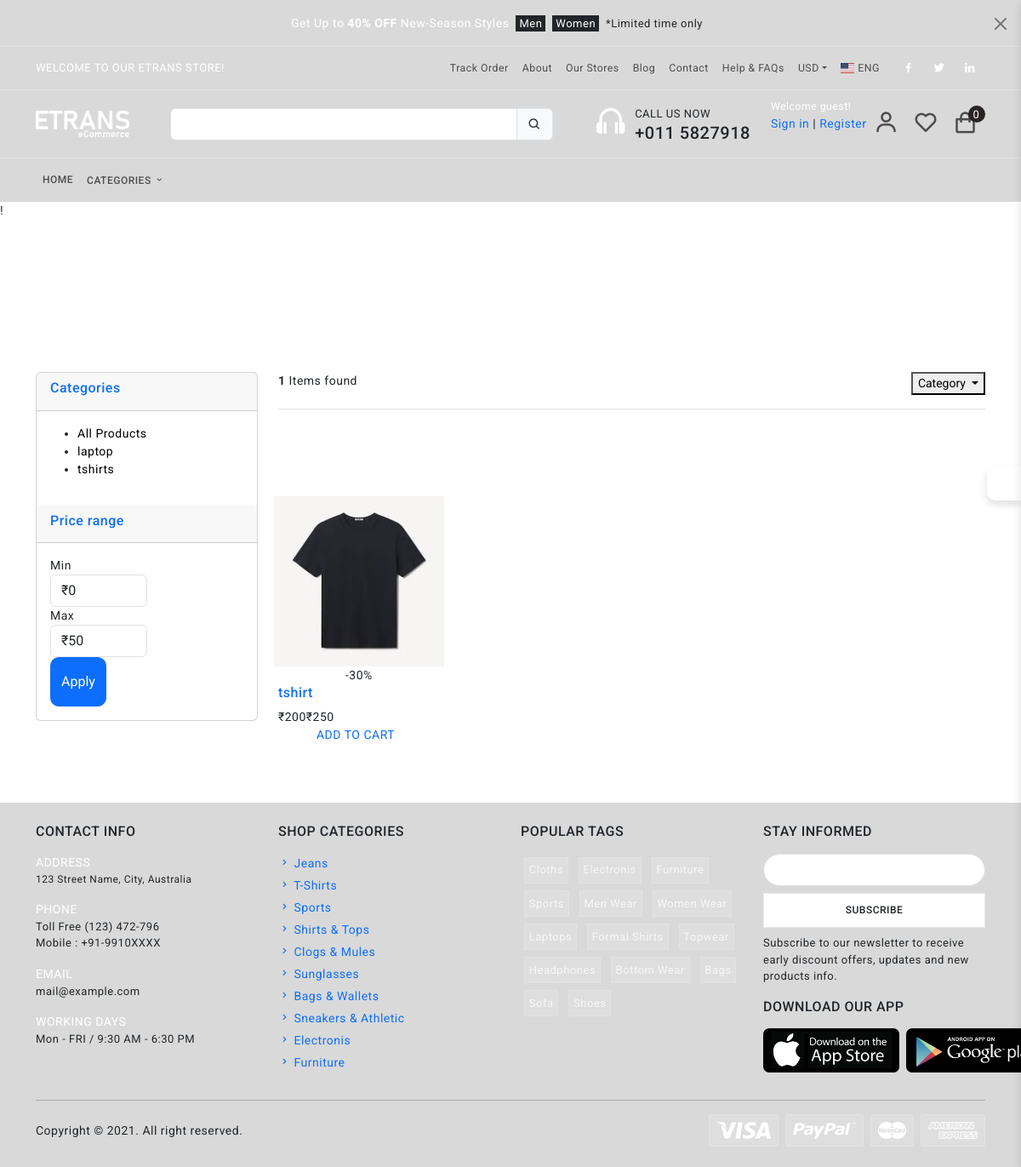
/store/category/tshirts/, run on the app's committed database.
### category/models.py (models this page shows, shortened)
class Category(models.Model):
    category_name = models.CharField(max_length=50, unique = True )
    slug = models.SlugField(max_length=100, unique=True)
    description = models.TextField(max_length =255, blank=True)
    category_image = models.ImageField(upload_to = 'photos/categories/',blank=True)
    class Meta:
        verbose_name = 'category'
        verbose_name_plural =  'categories'
    def get_url(self):
        return reverse('products_by_category',args=[self.slug])

### store/models.py (models this page shows, shortened)
class Product(models.Model):
    product_name    = models.CharField(max_length=200, unique=True)
    slug            = models.SlugField(max_length=200, unique=True)
    description     = models.TextField(max_length=500, blank=True)
    price           = models.IntegerField()
    image1       = models.ImageField(upload_to = 'photos/products')
    image2       = models.ImageField(upload_to = 'photos/products',blank=True)
    image3       = models.ImageField(upload_to = 'photos/products',blank=True)
    stock           = models.IntegerField()
    offer_price = models.IntegerField(null=True, blank=True)
    offer_perc =  models.IntegerField(null=True, blank=True, default= 0)
    is_available    = models.BooleanField(default=True)
    category        = models.ForeignKey(Category, on_delete=models.CASCADE)
    created_date    = models.DateTimeField(auto_now_add=True)
    modified_date   = models.DateTimeField(auto_now=True)
    product_offer = models.IntegerField(null=True, blank=True ,default= 0, validators=[MinValueValidator(0),MaxValueValidator(100)])
    Is_featured  = models.BooleanField(default=True)
    def get_url(self):
        return reverse('product_detail', args=[self.category.slug, self.slug])

### store/views.py (the view)
# urls.py: path('store/',include('store.urls')),
def store(request, category_slug=None):
    categories = None
    products = None
    min_price=0
    max_price=0
    if 'min_price' in request.GET:
        min_price=request.GET['min_price']
        max_price=request.GET['max_price']
        if max_price:
            products = Product.objects.filter(price__gte=min_price,price__lte=max_price)
            product_count = products.count()
    if category_slug != None:
        categories = get_object_or_404(Category, slug=category_slug)
        products = Product.objects.filter(category=categories, is_available=True)
        paginator = Paginator(products, 1)
        page = request.GET.get('page')
        paged_products = paginator.get_page(page)
        product_count = products.count()
    else:
        products = Product.objects.all().filter(is_available=True).order_by('id')
        paginator = Paginator(products, 3)
        page = request.GET.get('page')
        paged_products = paginator.get_page(page)
        product_count = products.count()
    context = {
        'products': paged_products,
        'product_count': product_count,
        'min_price':min_price,
        'max_price':max_price,
    }
    return render(request, 'store/store.html', context)

### cart/context_processors.py (called while the page is built)
def counter(request):
    cart_count = 0
    if 'admin' in request.path:
        return {}
    else:
        try:
            cart = Cart.objects.filter(cart_id=_cart_id(request))
            if request.user.is_authenticated:
                cart_items = CartItem.objects.all().filter(user=request.user)
            else:
                cart_items = CartItem.objects.all().filter(cart=cart[:1])
            for cart_item in cart_items:
                cart_count += cart_item.quantity
        except Cart.DoesNotExist:
            cart_count = 0
    return dict(cart_count=cart_count)

### cart/views.py (called while the page is built)
def _cart_id(request):
    cart = request.session.session_key
    if not cart:
        cart = request.session.create()
    return cart

### category/context_list.py (called while the page is built)
def menu_links(request):
    links = Category.objects.all()
    return dict(links=links)

### templates/store/store.html (shortened to what this page needs)
{% extends 'base.html' %}
{% load static %}
{% block content %}
<div class="top" style="height:200px">!</div>
<section class="section-content padding-y">
    <div class="container ">
    <div class="row d-flex">
        <aside class="col-md-3 side-bar" >
            <div class="card">
                <article class="filter-group">
                    <header class="card-header">
                        <a href="#" data-toggle="collapse" data-target="#collapse_1" aria-expanded="true" class="">
                            <h6 class="title">Categories</h6>
                        </a>
                    </header>
                    <div class="filter-content collapse show" id="collapse_1" style="">
                        <div class="card-body">
                            <ul class="list-menu">
                                <li><a style="color:black;" href="{% url 'store' %}">All Products</a></li>
                            {% for category in links %}
                            <li><a style="color:black;" href="{{ category.get_url}}">{{ category.category_name}}  </a></li>
                            {% endfor %}
                            </ul>
                        </div>
                    </div>
                </article>
                <article class="filter-group">
                    <header class="card-header">
                        <a href="#" data-toggle="collapse" data-target="#collapse_3" aria-expanded="true" class="">
                            <h6 class="title">Price range </h6>
                        </a>
                    </header>
                    <div class="filter-content collapse show" id="collapse_3" style="">
                        <div class="card-body">
                            <div class="form-row">
                            <div class="form-group col-md-6">
                            <label>Min</label>
                                <select class="mr-2 form-control">
                                    <option value="0">₹0</option>
                                </select>
                            </div>
                            <div class="form-group text-right col-md-6">
                            <label>Max</label>
                                <select class="mr-2 form-control">
                                    <option value="50">₹50</option>
                                </select>
                            </div>
                            </div>
                            <button class="btn btn-block btn-primary pt-3 pb-3" style="border-radius:10px;">Apply</button>
                        </div>
                    </div>
                </article>
            </div>
        </aside>
        <main class="col-md-9">
    <header class="border-bottom mb-4 pb-3">
        <div class="box d-flex justify-content-between">
            <div class="form-inline">
                <span class="mr-md-auto"><b>{{product_count}}</b>&nbspItems found </span>
            </div>
            <div class="btn-group ">
                <button class=" btn-sm btn-danger dropdown-toggle " type="button" data-toggle="dropdown" aria-haspopup="true" aria-expanded="false">
                  Category
                </button>
              </div>
            </div>
    </header>
    <div class="row">
        {% for product in products %}
        <div class=" product-item men col-lg-4 col-md-6 col-sm-12 col-12 mt-5" style="width:25%; height:390px;">
            <div class="product discount product_filter">
                    <a href="{% url 'add_wishlist' product.id %}"></a>
                <div class="product_image d-flex justify-content-center">
                    <a href="{{product.get_url}}">
                    <img class=""src="{{ product.image1.url }}" style="height:200px;"></a>
                </div>
                {% if product.offer_perc > 0 %}
                <div class="product_bubble product_bubble_right product_bubble_red d-flex flex-column align-items-center"><span>-{{ product.offer_perc }}%</span></div>
                {% endif %}
                <div class="product_info">
                    <h6 class="product_name"><a href="{{ product.get_url}}">{{ product.product_name }}</a></h6>
                    {% if product.offer_perc > 0 %}
                    <div class="product_price">₹{{ product.offer_price }}<span>₹{{product.price}}</span></div>
                    {% else %}
                    <div class="product_price">₹{{ product.offer_price }}</div>
                    {% endif %}
                </div>
            </div>
            <div class="asd d-flex justify-content-center " >
            {% if request.user.is_authenticated %}
            <div class="red_button add_to_cart_button " >
                {% if product.stock > 0 %}
            <a href="{% url 'add_cart' product.id %}" class="mb-5">ADD TO CART &nbsp <i class="fa fa-shopping-cart" style="font-size:14px" aria-hidden="true"></i>
            </a>
        </div>
        <div class="red_button add_to_cart_button mx-1 ml-1" style="background: rgb(7, 110, 42);">
        <a href="{% url 'buy_now' product.id %}" class="mb-5">BUY NOW &nbsp<i class='fa fa-shopping-bag' style="font-size:14px"></i>
            </a> </div>
                 {% else %}
                 <a href="#" class="red_button add_to_cart_button mx-5 btn-block btn-primary"> OUT OF STOCK </a>
            {% endif %}
        </div>
        {% else %}
        <div class="red_button add_to_cart_button " >
            {% if product.stock > 0 %}
            <a href="{% url 'add_cart' product.id %}" class="mb-5">ADD TO CART &nbsp
            </a>
            </div>
            {% else %}
                <a href="#" class="red_button add_to_cart_button mx-5 btn-block btn-primary"> OUT OF STOCK </a>
            {% endif %}
        </div>
        {% endif %}
        </div>
        {% endfor %}
    </div>
    </main>
    </div>
    </div>
    </section>
{% endblock %}

### static/assets/css/app.css (style rules this page uses)
body { font-size: 14px; letter-spacing: .5px; font-family: Roboto, sans-serif; }
a { text-decoration: none }
.bg-theme { background-size: 100% 100%; background-attachment: fixed; background-position: center; background-repeat: no-repeat; transition: background .2s; }
body.bg-theme1 { background-image: url(../images/bg-themes/1.png); }

### data on the page
Category: category_name "laptop"
Category: category_name "tshirts"
Product: image1 (picture), offer_perc "30", product_name "tshirt", offer_price "200", price "250", stock "ADD TO CART"

### other printed values
{{ cart_count }} "0"
{{ product_count }} "1"
